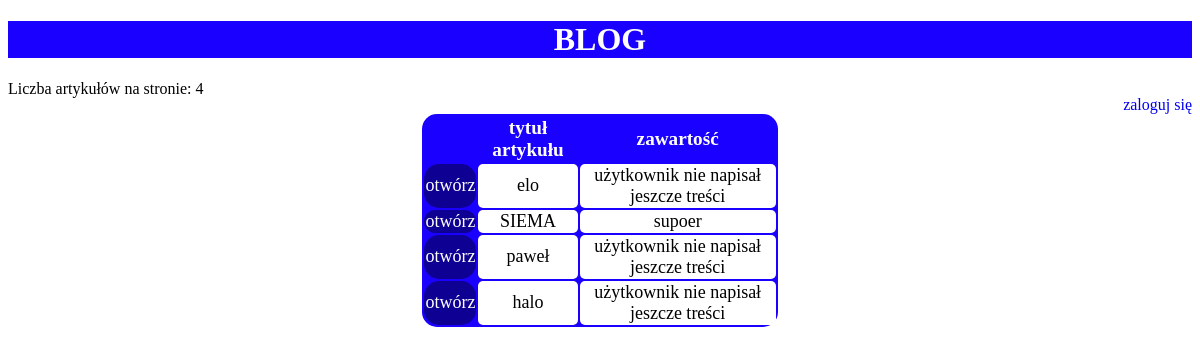
Page /PROJEKT/index.php on the earlier database version.
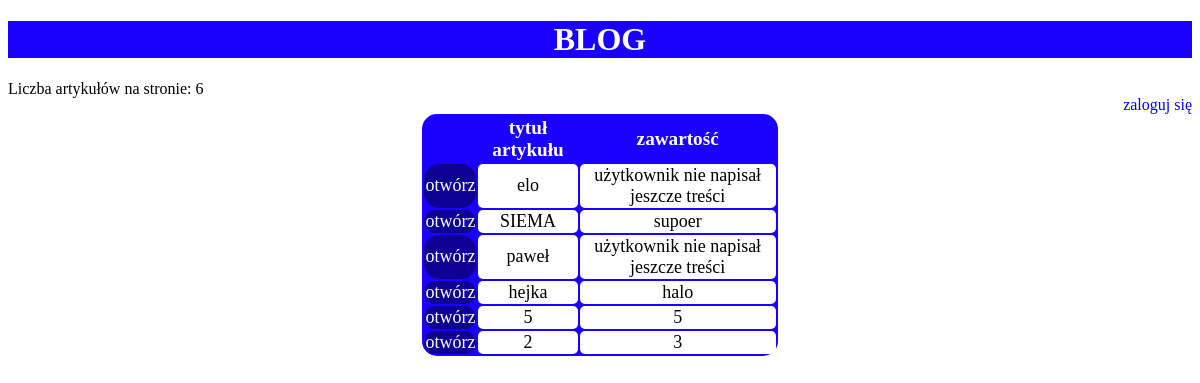
Same page on the later database version.
### tables this page shows
CREATE TABLE `articles` (
  `article_id` mediumint(9) NOT NULL,
  `title` text NOT NULL,
  `content` text NOT NULL DEFAULT 'użytkownik nie napisał jeszcze treści',
  `summary` text NOT NULL DEFAULT 'użytkownik nie napisał jeszcze treści'
);

### PROJEKT/index.php (the view, shortened to what this page needs)
<?php
require_once('config.php');
?>
<!DOCTYPE html>
<html lang="en">
<head>
    <link rel="stylesheet" href="style.css">
</head>
<body>
    <header>
        <a href="index.php"><h1>BLOG</h1></a>
        <a id="login" href="login.php"><p>zaloguj się</p></a>
    </header>
    <?php
    $sql2 = "SELECT COUNT(*) AS 'liczba' FROM articles;";
    $stmt2 = $mysqli->prepare($sql2);
    $stmt2 ->execute();
    $wynik2 = $stmt2->get_result();
    while($article2 = $wynik2->fetch_assoc()) {
    echo "<p> Liczba artykułów na stronie: " . $article2['liczba'];
    }
    ?>
    <section id="tabela">
    <?php
    $sql = "SELECT * FROM blog.articles";
    $stmt = $mysqli->prepare($sql);
    $stmt ->execute();
    $wynik = $stmt->get_result();
    echo "<table> <tr> <th></th> <th>tytuł artykułu</th> <th>zawartość</th> </tr>";
    while($article = $wynik->fetch_assoc()) {
        echo '<tr> <td id="otworz"> <a href="artykul.php?id=' . $article['article_id'] . '">otwórz</a></td> <td>' . $article['title'] . "</td> <td>". $article['summary'] . "</td> </tr>";
    }
    echo "</table>";
    ?>
    </section>
</body>
</html>

### PROJEKT/style.css (style rules this page uses)
header { background-color: rgb(25, 0, 255); clear: both; }
h1 { text-align: center; color: white; }
#login { float: right; }
td { background-color: white; border-radius: 5px; font-size: large; text-align: center; overflow: hidden; }
#tabela { width: 30%; margin: auto; }
table { background-color: rgb(25, 0, 255); border-radius: 15px; margin: auto; }
th { color: white; font-size: larger; }
#otworz { border: none; border-radius: 15px; background-color: rgb(15, 0, 148); }
#otworz a { color: white; font-style: normal; text-decoration: none; }
header a { text-decoration: none; }

Differences in the rows shown:
removed articles: title "halo", summary "użytkownik nie napisał jeszcze treści"
added articles: title "hejka", summary "halo"
added articles: title "5", summary "5"
added articles: title "2", summary "3"
Other differences:
new list line: "Liczba artykułów na stronie: 6"
list line gone: "Liczba artykułów na stronie: 4"
